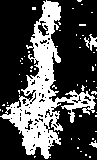
#> input picture human/frame 14730 blob 113.png, 97 x 160 px
$ python main.py 'human/frame 14730 blob 113.png'
#> lines starting #> are read from the running program, lines starting #| are printed output that depends on the picture; after the words box and inside, x2 and y2 are one past the last pixel; in counts of white or black regions, pixels touching at a corner belong together
### multipleImages.py
def multipleImageLoader(pathofclass1, pathofclass0):

#Loads multiple images and processes them. Returns a numpy array

#> called with pathofclass1 = 'human', pathofclass0 = 'car'
    from os import listdir
    from os.path import isfile, join
    import numpy
    import cv2

    from functions import removePadding
    from functions import rotationAngle
    from functions import rotateImage

    #We need a constant size of the images so we introduce a resize mechanic.
    #Resizing the images does not drastically reduce the performance of the classifier
    dim =150     #init 150.

    mypath=pathofclass1
    onlyfiles = [ f for f in listdir(mypath) if isfile(join(mypath,f)) ]
    images = numpy.empty(shape = (len(onlyfiles),dim*dim +1), dtype=int)
    for n in range(0, len(onlyfiles)):
      image = cv2.imread( join(mypath,onlyfiles[n]),0 )
#> image: shape (160, 97); 30% white; 60 white regions (57 under 20 px), largest, box (x1, y1, x2, y2) and area: (0, 0, 96, 159) 4324, (84, 34, 97, 51) 95, (89, 140, 97, 148) 30
      image = cv2.medianBlur(image,7) #Always use int n , n%2 ==0
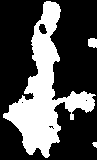
#> image: shape (160, 97); 31.1% white; 3 white regions, box (x1, y1, x2, y2) and area: (3, 1, 96, 158) 4722, (88, 38, 97, 48) 79, (92, 142, 97, 148) 21
      ret2,image = cv2.threshold(image,0,1,cv2.THRESH_OTSU)
#> ret2 = 0
      image = rotateImage(removePadding(image),rotationAngle(image))    #add the preprocessing
      image = cv2.resize(image,(dim,dim))   #Resizing the image
      image = numpy.reshape(image,image.shape[0]*image.shape[1])    #reshaping the image from 2d to a vector
      images[n,:-1] = image
      images[n,dim*dim] = 1 #1 is codename for person. Decision trees do not need dummy variables so 1 is enough.

    mypath=pathofclass0
    onlyfiles = [ f for f in listdir(mypath) if isfile(join(mypath,f)) ]
    car = numpy.empty(shape = (len(onlyfiles),dim*dim +1), dtype=int)
    for n in range(0, len(onlyfiles)):
      image = cv2.imread( join(mypath,onlyfiles[n]),0 )
      image = cv2.medianBlur(image,7) #Always use int n , n%2 ==0
      ret2,image = cv2.threshold(image,0,1,cv2.THRESH_OTSU)
      image = rotateImage(removePadding(image),rotationAngle(image))    #add the preprocessing
      image = cv2.resize(image,(dim,dim))
      image = numpy.reshape(image,image.shape[0]*image.shape[1])
      car[n,:-1] = image
      car[n,dim*dim] = 0 #1 is codename for person. Decision trees do not need dummy variables so 1 is enough.


    concat = numpy.concatenate((images, car), axis=0)
    return concat#

### functions.py
# [58 lines left out: function bigBlobExtractor, not called in this run]

def removePadding(image):
    if len(image.shape) > 2:
        image=image[:,:,1]      #needed constraint for non binary images
    height, width = image.shape
#> height = 160; width = 97

    for i in range(0,height-1):
        if sum(image[i,:])>0:
            top = i
            break

    for i in range(height-1,0,-1):
        if sum(image[i,:])>0:
            bottom = i
            break

    for i in range(0,width-1):
        if sum(image[:,i])>0:
            left = i
            break

    for i in range(width-1,0,-1):
        if sum(image[:,i])>0:
            right = i
            break

    return image[top:abs(bottom), left:right ]
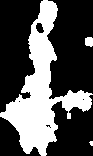
#> returned value: shape (156, 93); values 0 (black) and 1 (white), 33.1% white; 3 white regions (1 under 20 px), largest, box (x1, y1, x2, y2) and area: (0, 0, 93, 156) 4719, (85, 37, 93, 47) 70


def rotationAngle (image):
    import math
	#Automatically evaluate the needed angle of rotation
    if len(image.shape) > 2:
        image=image[:,:,1]      #needed constraint for non binary images
    height, width = image.shape
#> height = 160; width = 97
    flag = 0;
    for i in range(0,height-1):
        for j in range(0,width-1):
            if image[i,j] > 0:
                topPixel =[j,i]  #x,y tradition
                flag=1
                break
        if flag==1:
            break
    y_diff = round(height/2) - topPixel[0]
#> y_diff = 34
    x_diff = round(width/2) - topPixel[1]
#> x_diff = 47
    tanofdiff = math.tan(-y_diff / x_diff)
#> tanofdiff = -0.883
    atan = math.atan(tanofdiff)
#> atan = -0.723
    angle=math.degrees(atan)
#> angle = -41.45
    return angle


def rotateImage(image, angle):
#> called with angle = -41.45
    import cv2
    """
    Rotates an image (angle in degrees) and expands image to avoid cropping
    """
    if len(image.shape) > 2:
        image=image[:,:,1]      #needed constraint for non binary images
    height, width = image.shape
#> height = 156; width = 93
    image_center = (width/2, height/2) # getRotationMatrix2D needs coordinates in reverse order (width, height) compared to shape
#> image_center = (46.5, 78)

    rotation_mat = cv2.getRotationMatrix2D(image_center, angle, 1.)
#> rotation_mat = [[0.75, -0.662, 63.28], [0.662, 0.75, -11.25]]

    # rotation calculates the cos and sin, taking absolutes of those.
    abs_cos = abs(rotation_mat[0,0])
#> abs_cos = 0.75
    abs_sin = abs(rotation_mat[0,1])
#> abs_sin = 0.662

    # find the new width and height bounds
    bound_w = int(height * abs_sin + width * abs_cos)
#> bound_w = 172
    bound_h = int(height * abs_cos + width * abs_sin)
#> bound_h = 178

    # subtract old image center (bringing image back to origin) and adding the new image center coordinates
    rotation_mat[0, 2] += bound_w/2 - image_center[0]
    rotation_mat[1, 2] += bound_h/2 - image_center[1]

    # rotate image with the new bounds and translated rotation matrix
    rotated_image = cv2.warpAffine(image, rotation_mat, (bound_w, bound_h))
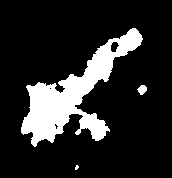
#> rotated_image: shape (178, 172); values 0 (black) and 1 (white), 15.7% white; 3 white regions (1 under 20 px), largest, box (x1, y1, x2, y2) and area: (21, 28, 143, 147) 4720, (137, 85, 147, 95) 67
    return rotated_image

### main.py
# Decision Tree Classification
#can't be assed to use argv.
# Importing the libraries
import matplotlib.pyplot as plt
import pandas as pd
import seaborn as sn
from multipleImages import multipleImageLoader
import cv2

reshapedImagesWithClassInTheEndColumn = multipleImageLoader('human', 'car')
#> in multipleImageLoader, `image = cv2.resize(image,(dim,dim))`:
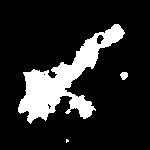
#> image: shape (150, 150); values 0 (black) and 1 (white), 15.6% white; 3 white regions (1 under 20 px), largest, box (x1, y1, x2, y2) and area: (18, 24, 125, 124) 3448, (120, 72, 128, 80) 48
#> pass 2 of the loop in multipleImageLoader, `for n in range(0, len(onlyfiles)):`:
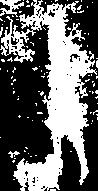
#> input picture human/frame 19411 blob 249.png, 98 x 191 px
#> in removePadding (call 2), `return image[top:abs(bottom), left:right ]`:
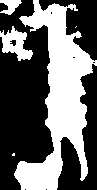
#> returned value: shape (190, 97); values 0 (black) and 1 (white), 40% white; 5 white regions (2 under 20 px), largest, box (x1, y1, x2, y2) and area: (14, 0, 97, 190) 6579, (0, 26, 33, 61) 587, (0, 0, 22, 15) 188
#> rotated_image: shape (161, 212); values 0 (black) and 1 (white), 21.6% white; 5 white regions (2 under 20 px), largest, box (x1, y1, x2, y2) and area: (12, 22, 198, 144) 6586, (28, 78, 66, 108) 590, (0, 71, 17, 95) 188
#> in multipleImageLoader, `image = cv2.resize(image,(dim,dim))`:
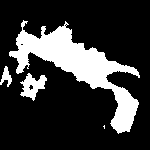
#> image: shape (150, 150); values 0 (black) and 1 (white), 21.5% white; 4 white regions (1 under 20 px), largest, box (x1, y1, x2, y2) and area: (9, 20, 140, 134) 4325, (20, 73, 47, 101) 385, (0, 66, 12, 87) 122
#> pass 3 of the loop in multipleImageLoader, `for n in range(0, len(onlyfiles)):`:
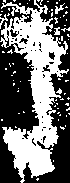
#> input picture human/frame 19423 blob 234.png, 70 x 183 px
#> in removePadding (call 3), `return image[top:abs(bottom), left:right ]`:
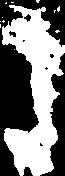
#> returned value: shape (176, 65); values 0 (black) and 1 (white), 48% white; 12 white regions (11 under 20 px), largest, box (x1, y1, x2, y2) and area: (2, 5, 65, 176) 5435
#> rotated_image: shape (70, 177); values 0 (black) and 1 (white), 44.3% white; 10 white regions (9 under 20 px), largest, box (x1, y1, x2, y2) and area: (5, 2, 177, 66) 5443
#> in multipleImageLoader, `image = cv2.resize(image,(dim,dim))`:
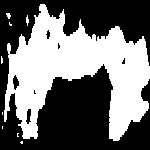
#> image: shape (150, 150); values 0 (black) and 1 (white), 43.9% white; 9 white regions (6 under 20 px), largest, box (x1, y1, x2, y2) and area: (4, 4, 150, 141) 9806, (26, 15, 29, 26) 21, (6, 13, 11, 19) 20
#> (the run stopped early here; a loop or call above may not have finished)
